Frame 1 (no input): blank canvas, image omitted
Frame 60 (no input): blank canvas, image omitted
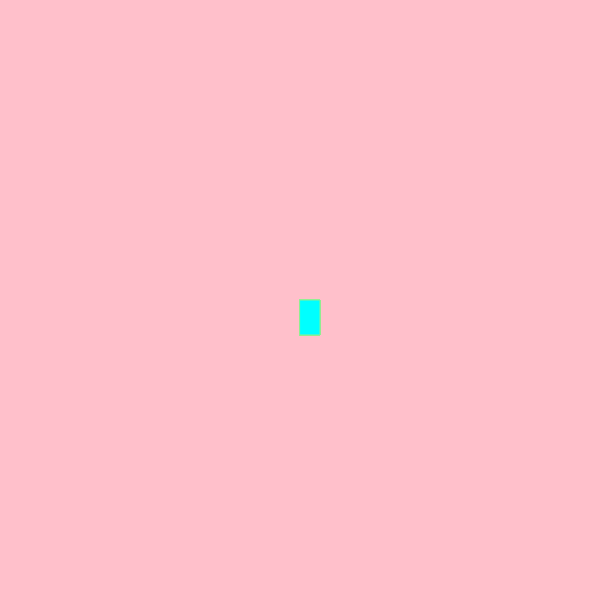
Frame 120 (the mouse pressed at the canvas centre since frame 60)

The p5.js sketch whose frames 1 and 60 were blank and that drew this single picture after the mouse press (run headless with seeded random() and noise() and a simulated clock; from frame 60 on, the mouse is pressed at the canvas centre):

// p5.js sketch
// ── sketch.js
function setup() {
    createCanvas(600, 600);
    background("pink");
  }
  
  function draw() {
    stroke("lightgreen");
    fill("aqua");
  
    // console.log(mouseIsPressed)
  
    if (mouseIsPressed) {
      rect(mouseX, mouseY, 20, 35);
    }
  }
  
